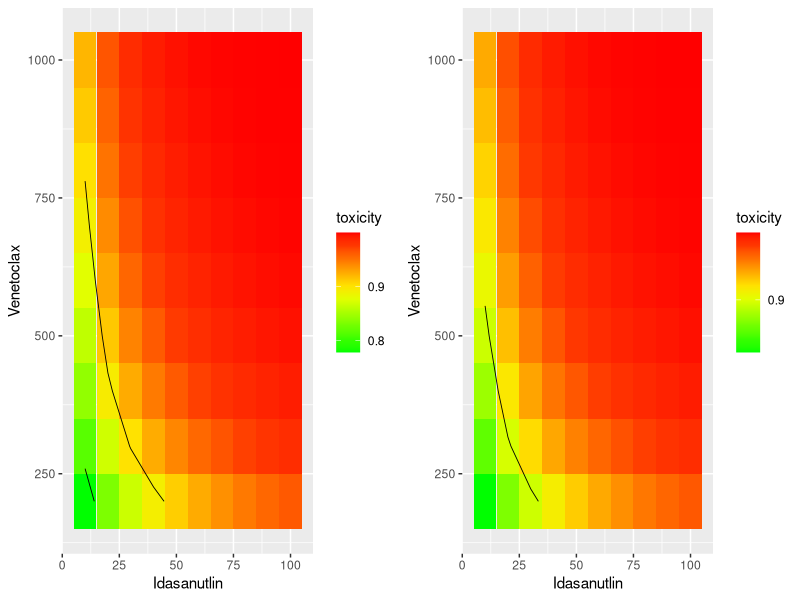
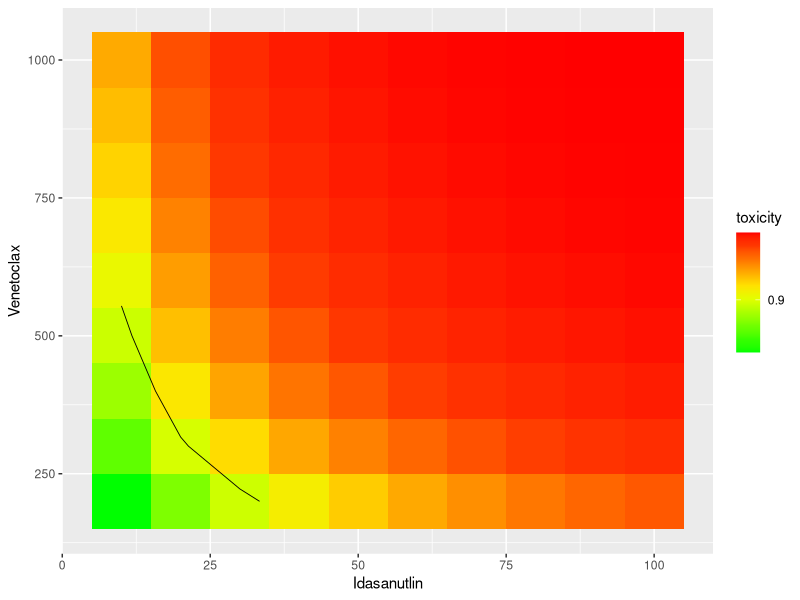

The R script that drew these images, in order:


##' @param doses a list (elements "low" and "high" for the two schedules) of 
##' dose matrices, with each row corresponding to a different combination 
##' (nCombis x 2, might be different number of rows for each schedule)
##' The "high" schedule only is valid for the second drug
##' @param intercepts the intercept parameters (alpha1, beta1)
##' @param slopes the slope parameters (alpha2, beta2)
##' @param gamma the interaction parameter
##' @param rho the schedule factor parameter
##' @param refDose vector of reference doses (length 2)
##' @return list (elements "low" and "high" for the two schedules) of 
##' the DLT probabilities for each of the drug combinations 
##' (vectors with length combis, might be different length for each schedule)
##'
##' @keywords internal
##' @author Daniel Sabanes Bove \email{sabanesd@@roche.com}
probCombo2SchedulesLogistic <- function(doses,
                                        intercepts,
                                        slopes,
                                        gamma,
                                        rho,
                                        refDose)
{
    ## start return list
    ret <- list()
    
    ## standardize the doses:
    standDoses <- lapply(doses, FUN=sweep, MARGIN=2, "/", STATS=refDose)
    
    ## for each of the two schedules calculate the prob vector:
    for(schedule in names(doses))
    {
      nCombis <- nrow(doses[[schedule]])
      ret[[schedule]] <- numeric(nCombis)
    
    ## this we will update below:
    singleOdds <- matrix(nrow=nCombis, ncol=2)
    
    ## calculate single agent odds
    for(j in 1:2)
    {
      thisLinpred <- intercepts[j] + slopes[j] *
        log(standDoses[[schedule]][, j])
      
      ## only if high schedule and this is the second drug (Venetoclax)
      if(schedule == "high" && j == 2)
      {
        thisLinpred <- thisLinpred + slopes[j] * log(rho)
      }
      
      ## step function here to avoid numeric problems:
      ## if linpred < -20, it will be set to -20,
      ## if linpred > 20, it will be set to 20, else it
      ## stays.
      thisLin <- ifelse(thisLinpred < -20, -20,
                        ifelse(thisLinpred > 20,
                               20,
                               thisLinpred))
      
      singleOdds[, j] <-  exp(thisLin)
    }
    
    odds0 <- rowSums(singleOdds) + apply(singleOdds, 1L, prod)
    odds <- odds0 * exp(gamma * apply(standDoses[[schedule]], 1L, prod))
    
    ## so the final prob vector is:
    ret[[schedule]] <- odds / (1 + odds)
    }
    
    return(ret)
}


dosegrid <- expand.grid(Idasanutlin=seq(from=10, to=100, by=10),
                        Venetoclax=seq(from=200, to=1000, by=100))
doses <- list(low=dosegrid,
              high=dosegrid)
str(doses,1)

intercepts <- c(0.5, 0.5)
slopes <- c(0.5, 0.5)
gamma <- 1
rho <- 2
refDose <- c(50, 300)

probs <- 
probCombo2SchedulesLogistic(doses=doses,
                            intercepts=intercepts,
                            slopes=slopes,
                            gamma=gamma,
                            rho=rho,
                            refDose=refDose)

## now make plots of this:
library(ggplot2)
plotData <- plots <- list()

for(schedule in names(doses))
{
  drugNames <- names(doses[[1]])
  ## format the data
  plotData[[schedule]] <- cbind(doses[[schedule]], probs[[schedule]])
  names(plotData[[schedule]])[1:3] <- c("x1", "x2", "toxicity")

  ## make the plot
  ret <- ggplot(plotData[[schedule]][, c("x1", "x2", "toxicity")],
                aes(x1,x2,toxicity)) +
    geom_tile(aes(fill=toxicity))

  breaks <- seq(from=0, to=1, by=0.1)
  ## from RColorBrewer package:
  ## colorRampPalette(c("green", "yellow", "orange", "red", "red"))(n = 10)
  colors <- c("#00FF00", "#38FF00", "#71FF00", "#AAFF00", "#E2FF00",
              "#FFE200",  "#FFAA00", "#FF7100", "#FF3800",
              "#FF0000")
  ret <- ret +
    stat_contour(aes(x1,x2,z=toxicity),
                 colour="black", size=0.3,
                 breaks=breaks) +
    xlab(drugNames[1]) + ylab(drugNames[2]) +
    scale_fill_gradientn(colours=colors,
                         breaks=breaks,
                         labels=format(breaks))
  
  ## save the plot
  plots[[schedule]] <- ret
}

library(gridExtra)
jointPlot <- arrangeGrob(plots[["low"]], plots[["high"]], ncol=2)
grid::grid.draw(jointPlot)
